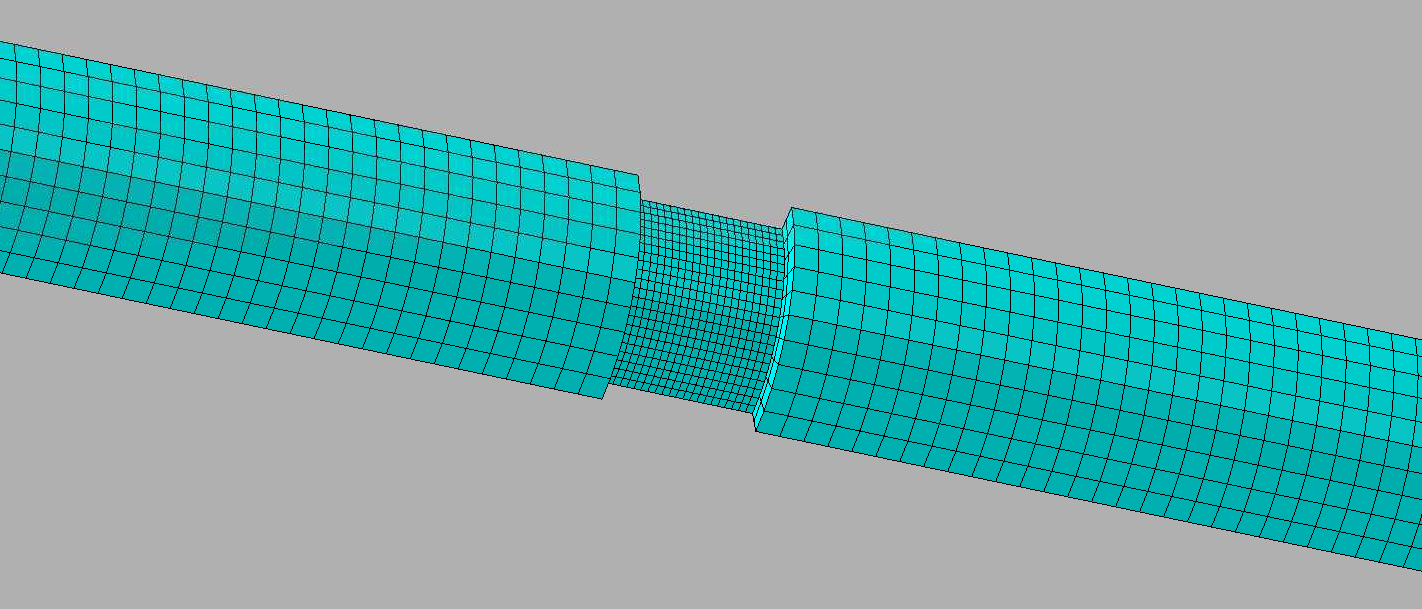
#> input picture images/kolskyimage.png, 1422 x 609 px, found by its file name
$ python generate_digital_twin.py
#> lines starting #> are read from the running program, lines starting #| are printed output that depends on the picture
import matplotlib.pyplot as plt
import matplotlib.patches as patches
from PIL import Image, ImageChops
import numpy as np

plt.rcParams['font.sans-serif'] = 'Arial'
plt.rcParams['font.family'] = 'sans-serif'

fig = plt.figure(figsize=(15.0, 5.0), dpi=300)
gs = fig.add_gridspec(2, 1, height_ratios=[1.0, 1.25], hspace=0.38)

# ==========================================
# (a) Full Bar Assembly Schematic
# ==========================================
ax1 = fig.add_subplot(gs[0])
ax1.set_xlim(-120, 2260)
ax1.set_ylim(-35, 45)
ax1.axis('off')

# Title
ax1.text(-110, 36, '(a) Full Miniature Kolsky Bar Assembly (Abaqus/Explicit FE Model)',
         fontsize=11.5, fontweight='bold', color='#0B2545', ha='left', va='center')

bar_h = 16
y_bar = -bar_h / 2

# Striker Bar
striker_w = 95
striker_x = -110
rect_striker = patches.Rectangle((striker_x, y_bar), striker_w, bar_h,
                                 linewidth=1.3, edgecolor='#0B2545', facecolor='#AED6F1', zorder=2)
ax1.add_patch(rect_striker)
for dx in np.linspace(striker_x, striker_x + striker_w, 6):
    ax1.plot([dx, dx], [y_bar, y_bar + bar_h], color='#1F4E8C', lw=0.6, alpha=0.5, zorder=3)
ax1.text(striker_x + striker_w/2, 0, 'Striker', fontsize=9, fontweight='bold', color='#0B2545', ha='center', va='center', zorder=4)

# Velocity arrow
arrow_end_x = striker_x + striker_w + 14
arrow_start_x = striker_x + striker_w - 16
ax1.annotate('', xy=(arrow_end_x, 0), xytext=(arrow_start_x, 0),
             arrowprops=dict(arrowstyle='->,head_width=0.4,head_length=0.5', lw=2.2, color='#D49B28'), zorder=5)
ax1.text(striker_x + striker_w + 3, 14, r'$V_0 = 12.4\ \mathrm{m/s}$', fontsize=9, fontweight='bold', color='#B78103', ha='center', va='bottom')

# Pulse Shaper
shaper_x = striker_x + striker_w + 24
shaper_w = 12
rect_shaper = patches.Rectangle((shaper_x, y_bar + 2), shaper_w, bar_h - 4,
                                linewidth=1.1, edgecolor='#935116', facecolor='#EDBB99', zorder=4)
ax1.add_patch(rect_shaper)
ax1.annotate('Pulse\nShaper', xy=(shaper_x + shaper_w/2, -bar_h/2), xytext=(shaper_x + shaper_w/2, -26),
             arrowprops=dict(arrowstyle='->', lw=1.1, color='#935116'),
             fontsize=8, fontweight='bold', color='#935116', ha='center', va='top')

# Incident Bar
inc_x = shaper_x + shaper_w + 6
inc_w = 950
rect_inc = patches.Rectangle((inc_x, y_bar), inc_w, bar_h,
                             linewidth=1.3, edgecolor='#0B2545', facecolor='#E8F8F5', zorder=2)
ax1.add_patch(rect_inc)
for dx in np.linspace(inc_x, inc_x + inc_w, 28):
    ax1.plot([dx, dx], [y_bar, y_bar + bar_h], color='#117A65', lw=0.4, alpha=0.4, zorder=3)
ax1.text(inc_x + inc_w * 0.45, 0, r'Incident Bar  ($L_i = 1000\ \mathrm{mm},\ \varnothing 3.17\ \mathrm{mm}$)',
         fontsize=9, fontweight='bold', color='#0B2545', ha='center', va='center', zorder=4)

# Strain Gauge 1
sg1_x = inc_x + inc_w / 2
rect_sg1 = patches.Rectangle((sg1_x - 14, bar_h/2), 28, 5,
                             linewidth=1.1, edgecolor='#B7950B', facecolor='#F9E79F', zorder=5)
ax1.add_patch(rect_sg1)
ax1.text(sg1_x, bar_h/2 + 6, r'SG 1 ($L_i / 2$)', fontsize=8.5, fontweight='bold', color='#7D6608', ha='center', va='bottom')

# Specimen
spec_x = inc_x + inc_w + 8
spec_w = 26
rect_spec = patches.Rectangle((spec_x, y_bar + 1.5), spec_w, bar_h - 3,
                              linewidth=1.3, edgecolor='#922B21', facecolor='#FADBD8', zorder=4)
ax1.add_patch(rect_spec)
ax1.text(spec_x + spec_w/2, bar_h/2 + 15, 'Specimen', fontsize=9, fontweight='bold', color='#922B21', ha='center', va='bottom')

# Zoom Callout Box
zoom_box = patches.Rectangle((spec_x - 18, -bar_h - 5), spec_w + 36, bar_h*2 + 10,
                             linewidth=1.5, edgecolor='#C0392B', facecolor='none', linestyle='--', zorder=6)
ax1.add_patch(zoom_box)
ax1.text(spec_x + spec_w/2, -bar_h - 9, 'ZOOM', fontsize=8.5, fontweight='bold', color='#C0392B', ha='center', va='top')

# Transmission Bar
trans_x = spec_x + spec_w + 8
trans_w = 950
rect_trans = patches.Rectangle((trans_x, y_bar), trans_w, bar_h,
                               linewidth=1.3, edgecolor='#0B2545', facecolor='#E8F8F5', zorder=2)
ax1.add_patch(rect_trans)
for dx in np.linspace(trans_x, trans_x + trans_w, 28):
    ax1.plot([dx, dx], [y_bar, y_bar + bar_h], color='#117A65', lw=0.4, alpha=0.4, zorder=3)
ax1.text(trans_x + trans_w * 0.52, 0, r'Transmission Bar  ($L_t = 1000\ \mathrm{mm},\ \varnothing 3.17\ \mathrm{mm}$)',
         fontsize=9, fontweight='bold', color='#0B2545', ha='center', va='center', zorder=4)

# Strain Gauge 2
sg2_x = trans_x + trans_w / 2
rect_sg2 = patches.Rectangle((sg2_x - 14, bar_h/2), 28, 5,
                             linewidth=1.1, edgecolor='#B7950B', facecolor='#F9E79F', zorder=5)
ax1.add_patch(rect_sg2)
ax1.text(sg2_x, bar_h/2 + 6, r'SG 2 ($L_t / 2$)', fontsize=8.5, fontweight='bold', color='#7D6608', ha='center', va='bottom')

# Rigid Stop / Boundary Support
rigid_x = trans_x + trans_w
ax1.plot([rigid_x, rigid_x], [y_bar - 10, y_bar + bar_h + 10], color='#2C3E50', lw=3.0, zorder=5)
for hy in np.linspace(y_bar - 10, y_bar + bar_h + 4, 7):
    ax1.plot([rigid_x, rigid_x + 16], [hy, hy + 8], color='#2C3E50', lw=1.3, zorder=5)
ax1.text(rigid_x + 22, 0, 'Rigid Stop', fontsize=8.5, fontweight='bold', color='#555555', ha='left', va='center')


# ==========================================
# (b) Zoom: Specimen Interface Mesh
# ==========================================
ax2 = fig.add_subplot(gs[1])
im_mesh = Image.open('images/kolskyimage.png')
#> im_mesh is the input picture: PIL image 1422x609 RGBA; mean R, G, B, A 111.5, 173.5, 173.5, 255
w_m, h_m = im_mesh.size
#> w_m = 1422; h_m = 609
im_mesh_cropped = im_mesh.crop((20, 10, w_m - 20, h_m - 10))
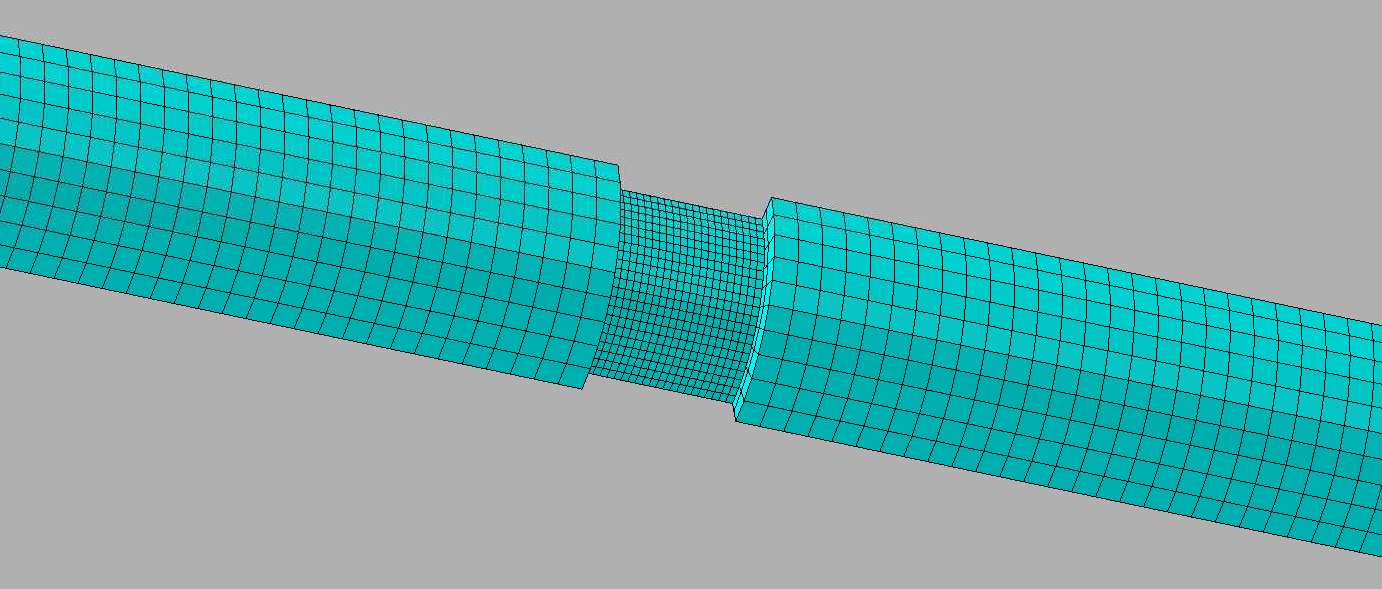
#> im_mesh_cropped: PIL image 1382x589 RGBA; mean R, G, B, A 109.3, 173.4, 173.4, 255

ax2.imshow(im_mesh_cropped)
ax2.set_title('(b) Detail: Specimen Interface Mesh (Abaqus/Explicit Quarter-Symmetric C3D8R Hex Elements)',
              fontsize=11, fontweight='bold', color='#0B2545', pad=5)
ax2.axis('off')

for spine in ax2.spines.values():
    spine.set_visible(True)
    spine.set_color('#1F4E8C')
    spine.set_linewidth(1.0)

plt.subplots_adjust(left=0.01, right=0.99, top=0.94, bottom=0.03)

# Save and crop
temp_path = 'images/digital_twin_full_and_zoom.png'
plt.savefig(temp_path, bbox_inches='tight', dpi=300, facecolor='white')
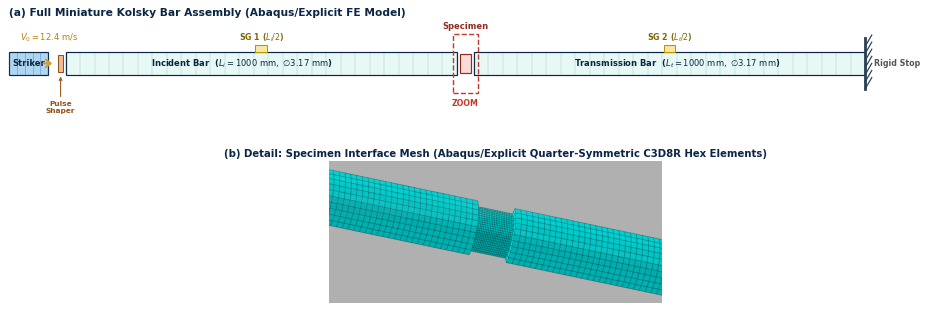
#> figure drawn by matplotlib, 2 panels

# Tight autocrop
#> (the run stopped early here; a loop or call above may not have finished)
